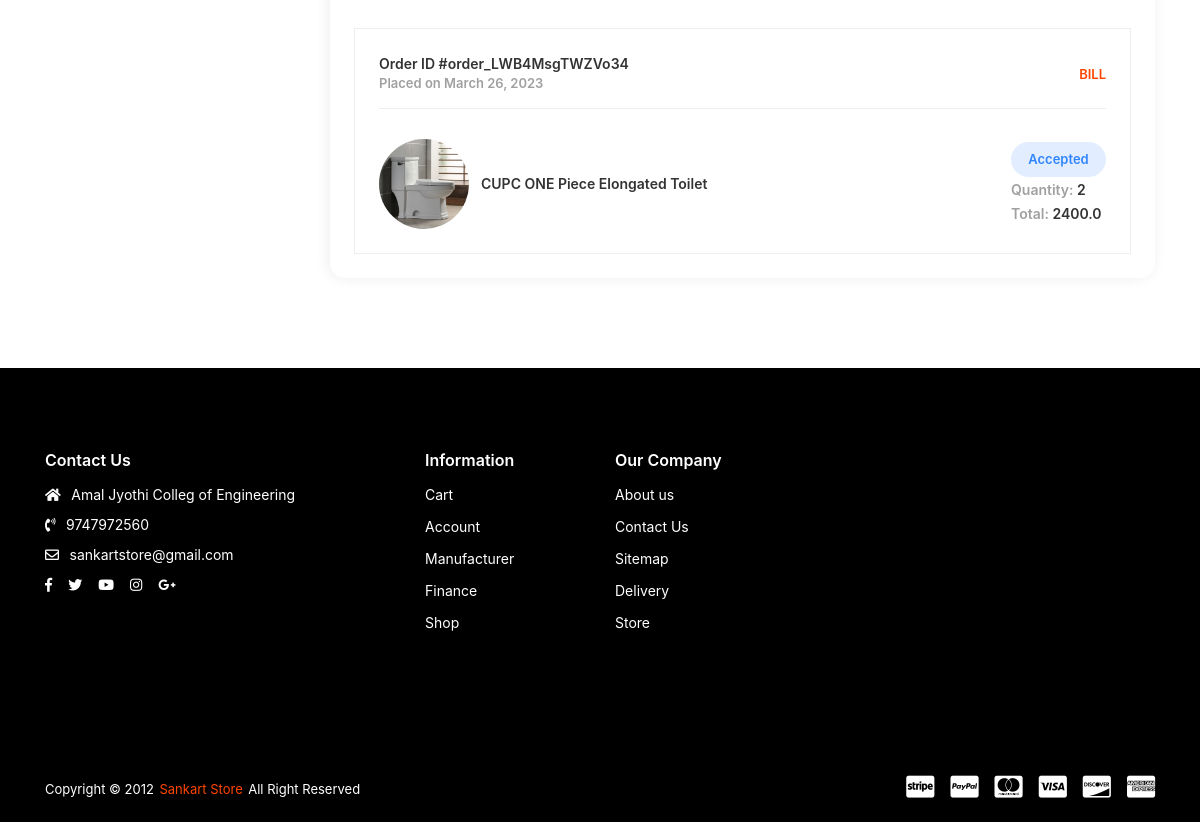
/my_orders/ (signed in, lower part), run on an earlier commit of the app's database.
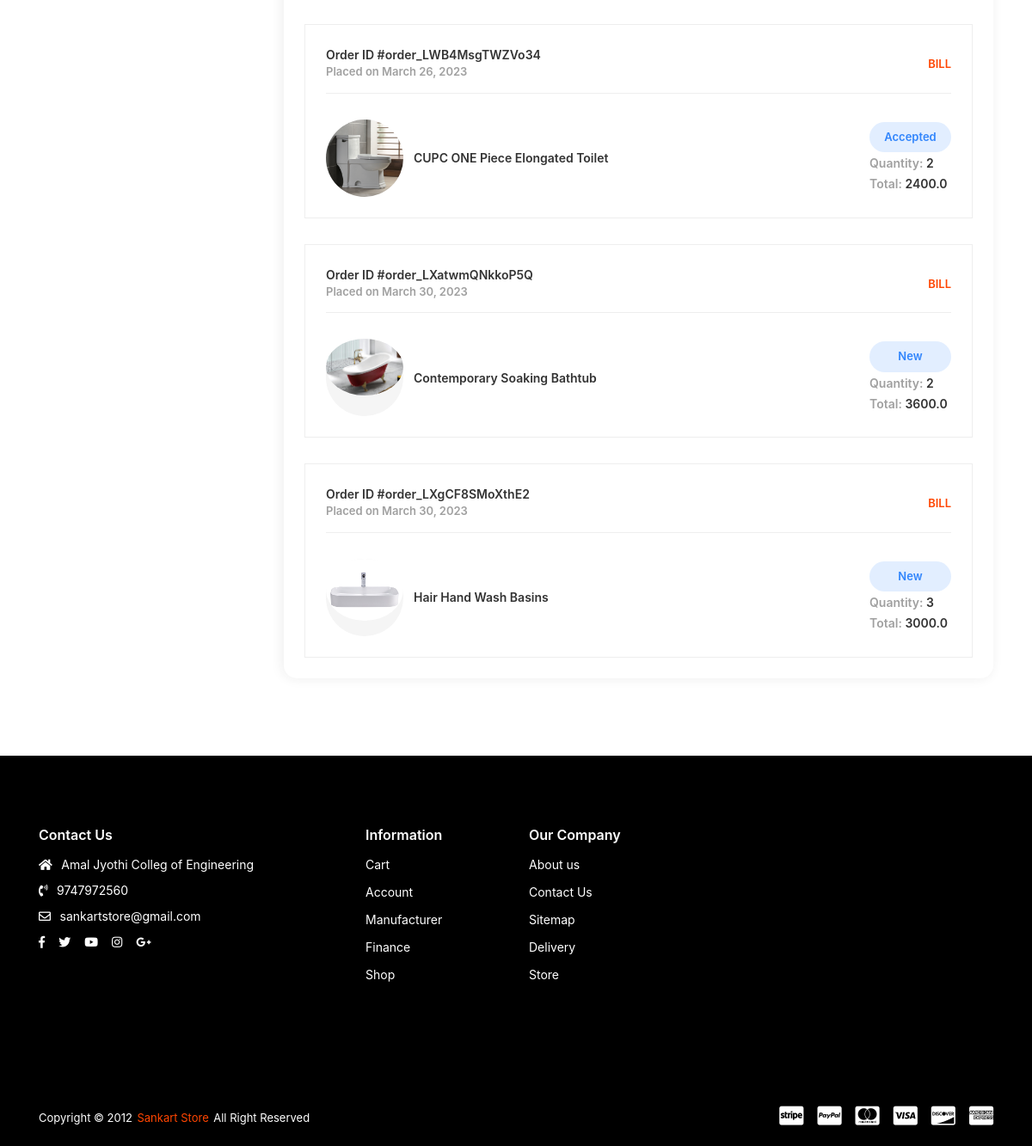
And on a later commit of the database.
### orders/models.py (models this page shows, shortened)
class OrderPlaced(models.Model):
    MONTH_CHOICES = (
        (1, 'January'),
        (2, 'February'),
        (3, 'March'),
        (4, 'April'),
        (5, 'May'),
        (6, 'June'),
        (7, 'July'),
        (8, 'August'),
        (9, 'September'),
        (10, 'October'),
        (11, 'November'),
        (12, 'December'),
    )
    STATUS = (
        ('New', 'New'),
        ('Accepted', 'Accepted'),
        ('Completed', 'Completed'),
        ('Cancelled', 'Cancelled'),
    )
    user = models.ForeignKey(Account, on_delete=models.SET_NULL, null=True)
    customer = models.ForeignKey(Address_Book,on_delete=models.SET_NULL, null=True,default=1)
    payment = models.ForeignKey(Payment, on_delete=models.SET_NULL, null=True, blank=True)
    product = models.ForeignKey(Product, on_delete=models.CASCADE)
    quantity = models.IntegerField(default=1)
    status = models.CharField(max_length=10, choices=STATUS, default='New')
    is_ordered = models.BooleanField(default=False)
    ordered_date = models.DateField(auto_now_add=True)
    updated_at = models.DateTimeField(auto_now=True)

class Payment(models.Model):
    user = models.ForeignKey(Account, on_delete=models.CASCADE)
    amount = models.FloatField(blank=True,null=True)
    razorpay_order_id = models.CharField(max_length=100,blank=True,null=True)
    razorpay_payment_id = models.CharField(max_length=100,blank=True,null=True)
    razorpay_payment_status = models.CharField(max_length=100,blank=True,null=True)
    created_at = models.DateTimeField(auto_now_add=True)
    customer = models.ForeignKey(Address_Book,on_delete=models.SET_NULL, null=True,default=1)
    paid = models.BooleanField(default=False)

### shop_app/models.py (models this page shows, shortened)
class Product(models.Model):
    product_name = models.CharField(max_length=200, unique=True)
    slug = models.SlugField(max_length=200, unique=True)
    description = models.TextField(max_length=500, blank=True)
    price = models.IntegerField()
    images = models.ImageField(upload_to='photos/product')
    display = models.ImageField(upload_to='photos/display',default="a3.png")
    display2 = models.ImageField(upload_to='photos/display', default="a3.png")
    display3 = models.ImageField(upload_to='photos/display', default="a3.png")
    category = models.ForeignKey(Category, on_delete=models.CASCADE)
    stock = models.IntegerField()
    color = models.ForeignKey(Color, on_delete=models.CASCADE,null=True, blank=True)
    brand = models.ForeignKey(Brand, on_delete=models.CASCADE,null=True, blank=True)
    design = models.ForeignKey(Design, on_delete=models.CASCADE,null=True, blank=True)
    dimensions = models.ForeignKey(Dimensions, on_delete=models.CASCADE,null=True, blank=True)
    is_available = models.BooleanField(default=True)
    is_featured = models.BooleanField(default=False)
    created_date = models.DateField(auto_now_add=True)
    modified_date = models.DateField(auto_now=True)
    def get_url(self):
        return reverse('product_detail', args=[self.category.slug, self.slug])

### User_Dashboard/views.py (the view)
# urls.py: path('my_orders/', views.my_orders, name='my_orders'),
@login_required(login_url='login')
def my_orders(request):
    orders = OrderPlaced.objects.filter(
        user=request.user, is_ordered=True).order_by('ordered_date')
    context = {
        'orders': orders,
    }
    return render(request, 'dashboard/dash-my-order.html', context)

### cart/context_processors.py (called while the page is built)
def counter(request):
    cart_count = 0
    if 'admin' in request.path:
        return {}
    else:
        try:
            cart = Cart.objects.filter(cart_id=_cart_id(request))
            if request.user.is_authenticated:
                cart_items = CartItem.objects.all().filter(user=request.user)
            else:
                cart_items = CartItem.objects.all().filter(cart=cart[:1])
            for cart_item in cart_items:
                cart_count += cart_item.quantity
        except Cart.DoesNotExist:
            cart_count = 0
    return dict(cart_count=cart_count)

### cart/views.py (called while the page is built)
def _cart_id(request):
    cart = request.session.session_key
    if not cart:
        cart = request.session.create()
    return cart

### shop_app/context_processors.py (called while the page is built)
def menu_links(request):
    links = Category.objects.all()
    return dict(links=links)

### wishlist/context_processors.py (called while the page is built)
def counter(request):
    wishlist_count = 0
    if 'admin' in request.path:
        return {}
    else:
        try:
            wishlist = Wishlist.objects.filter(wishlist_id=_wishlist_id(request))
            if request.user.is_authenticated:
                wishlist_items = WishlistItem.objects.all().filter(user=request.user)
            else:
                wishlist_items = WishlistItem.objects.all().filter(wishlist=wishlist[:1])
            for wishlist_item in wishlist_items:
                wishlist_count += wishlist_item.quantity
        except Wishlist.DoesNotExist:
            wishlist_count = 0
    return dict(wishlist_count=wishlist_count)

### wishlist/views.py (called while the page is built)
def _wishlist_id(request):
    wishlist = request.session.session_key
    if not wishlist:
        wishlist = request.session.create()
    return wishlist

### templates/dashboard/dash-my-order.html (shortened to what this page needs)
{% extends 'base.html' %}
{% load static %}
{% block content %}
        <div class="app-content">
            <div class="u-s-p-b-60">
                <div class="section__content">
                    <div class="dash">
                        <div class="container">
                            <div class="row">
                                <div class="col-lg-3 col-md-12">
                                </div>
                                <div class="col-lg-9 col-md-12">
                                    <div class="dash__box dash__box--shadow dash__box--radius dash__box--bg-white u-s-m-b-30">
                                        <div class="dash__pad-2">
                                            <div class="m-order__list">
                                                {% for order in orders %}
                                                <div class="m-order__get">
                                                    <div class="manage-o__header u-s-m-b-30">
                                                        <div class="dash-l-r">
                                                            <div>
                                                                <div class="manage-o__text-2 u-c-secondary">Order ID #{{order.payment.razorpay_order_id}}</div>
                                                                <div class="manage-o__text u-c-silver">Placed on {{order.ordered_date}}</div>
                                                            </div>
                                                            <div>
                                                                <div class="dash__link dash__link--brand">
                                                                    <a href="{% url 'pdf' order.id %}">BILL</a>
                                                                </div>
                                                            </div>
                                                        </div>
                                                    </div>
                                                    <div class="manage-o__description">
                                                        <div class="description__container">
                                                            <div class="description__img-wrap">
                                                               <a href="{{order.product.get_url}}"> <img class="u-img-fluid" src="{{order.product.images.url}}" alt=""></a></div>
                                                            <a href="{{order.product.get_url}}"><div class="description-title">{{order.product.product_name}}</div></a>
                                                        </div>
                                                        <div class="description__info-wrap">
                                                            <div>
                                                                <span class="manage-o__badge badge--processing">{{order.status}}</span></div>
                                                            <div>
                                                                <span class="manage-o__text-2 u-c-silver">Quantity:
                                                                    <span class="manage-o__text-2 u-c-secondary">{{order.quantity}}</span></span></div>
                                                            <div>
                                                                <span class="manage-o__text-2 u-c-silver">Total:
                                                                    <span class="manage-o__text-2 u-c-secondary">{{order.payment.amount}}</span></span></div>
                                                        </div>
                                                    </div>
                                                </div>
                                                {% endfor %}
                                            </div>
                                        </div>
                                    </div>
                                </div>
                            </div>
                        </div>
                    </div>
                </div>
            </div>
        </div>
{% endblock %}

### templates/base.html (shortened to what this page needs)
<!DOCTYPE html>
{% load static %}
<html class="no-js" lang="en">
<head>
    <link rel="stylesheet" href="{% static 'css/vendor.css' %}">
    <link rel="stylesheet" href="{% static 'css/utility.css' %}">
    <link rel="stylesheet" href="{% static 'css/app.css' %}">
    <link rel="stylesheet" href="https://stackpath.bootstrapcdn.com/bootstrap/4.5.2/css/bootstrap.min.css" integrity="sha384-UO2eT0CpHqdSJQ6hJty5KVphtPhzWj9WO1qwE
    sD65/3l3O1rX6IrYJoGUVAQJQa">
</head>
<body class="config">
    <div id="app">
        {% block content %}
        {% endblock %}
        <footer>
            <div class="outer-footer">
                <div class="container">
                    <div class="row">
                        <div class="col-lg-4 col-md-6">
                            <div class="outer-footer__content u-s-m-b-40">
                                <span class="outer-footer__content-title">Contact Us</span>
                                <div class="outer-footer__text-wrap"><i class="fas fa-home"></i>
                                    <span>Amal Jyothi Colleg of Engineering</span></div>
                                <div class="outer-footer__text-wrap"><i class="fas fa-phone-volume"></i>
                                    <span>9747972560</span></div>
                                <div class="outer-footer__text-wrap"><i class="far fa-envelope"></i>
                                    <span>sankartstore@gmail.com</span></div>
                                <div class="outer-footer__social">
                                    <ul>
                                        <li>
                                            <a class="s-fb--color-hover" href="#"><i class="fab fa-facebook-f"></i></a></li>
                                        <li>
                                            <a class="s-tw--color-hover" href="#"><i class="fab fa-twitter"></i></a></li>
                                        <li>
                                            <a class="s-youtube--color-hover" href="#"><i class="fab fa-youtube"></i></a></li>
                                        <li>
                                            <a class="s-insta--color-hover" href="#"><i class="fab fa-instagram"></i></a></li>
                                        <li>
                                            <a class="s-gplus--color-hover" href="#"><i class="fab fa-google-plus-g"></i></a></li>
                                    </ul>
                                </div>
                            </div>
                        </div>
                        <div class="col-lg-4 col-md-6">
                            <div class="row">
                                <div class="col-lg-6 col-md-6">
                                    <div class="outer-footer__content u-s-m-b-40">
                                        <span class="outer-footer__content-title">Information</span>
                                        <div class="outer-footer__list-wrap">
                                            <ul>
                                                <li>
                                                    <a href="{% url 'cart' %}">Cart</a></li>
                                                <li>
                                                    <a href="{% url 'myprofile' %}">Account</a></li>
                                                <li>
                                                    <a href="#">Manufacturer</a></li>
                                                <li>
                                                    <a href="#">Finance</a></li>
                                                <li>
                                                    <a href="#">Shop</a></li>
                                            </ul>
                                        </div>
                                    </div>
                                </div>
                                <div class="col-lg-6 col-md-6">
                                    <div class="outer-footer__content u-s-m-b-40">
                                        <div class="outer-footer__list-wrap">
                                            <span class="outer-footer__content-title">Our Company</span>
                                            <ul>
                                                <li>
                                                    <a href="#">About us</a></li>
                                                <li>
                                                    <a href="#">Contact Us</a></li>
                                                <li>
                                                    <a href="#">Sitemap</a></li>
                                                <li>
                                                    <a href="#">Delivery</a></li>
                                                <li>
                                                    <a href="#">Store</a></li>
                                            </ul>
                                        </div>
                                    </div>
                                </div>
                            </div>
                        </div>
                    </div>
                </div>
            </div>
            <div class="lower-footer">
                <div class="container">
                    <div class="row">
                        <div class="col-lg-12">
                            <div class="lower-footer__content">
                                <div class="lower-footer__copyright">
                                    <span>Copyright © 2012</span>
                                    <a href="{% url 'home' %}">Sankart Store</a>
                                    <span>All Right Reserved</span></div>
                                <div class="lower-footer__payment">
                                    <ul>
                                        <li><i class="fab fa-cc-stripe"></i></li>
                                        <li><i class="fab fa-cc-paypal"></i></li>
                                        <li><i class="fab fa-cc-mastercard"></i></li>
                                        <li><i class="fab fa-cc-visa"></i></li>
                                        <li><i class="fab fa-cc-discover"></i></li>
                                        <li><i class="fab fa-cc-amex"></i></li>
                                    </ul>
                                </div>
                            </div>
                        </div>
                    </div>
                </div>
            </div>
        </footer>
    </div>
</body>
</html>

What changed in the data, as far as the page shows it:
added OrderPlaced: payment.razorpay_order_id "order_LXatwmQNkkoP5Q", ordered_date "March 30, 2023", product.images (picture), product.product_name "Contemporary Soaking Bathtub", status "New", quantity "2", payment.amount "3600.0"
added OrderPlaced: payment.razorpay_order_id "order_LXgCF8SMoXthE2", ordered_date "March 30, 2023", product.images (picture), product.product_name "Hair Hand Wash Basins", status "New", quantity "3", payment.amount "3000.0"
